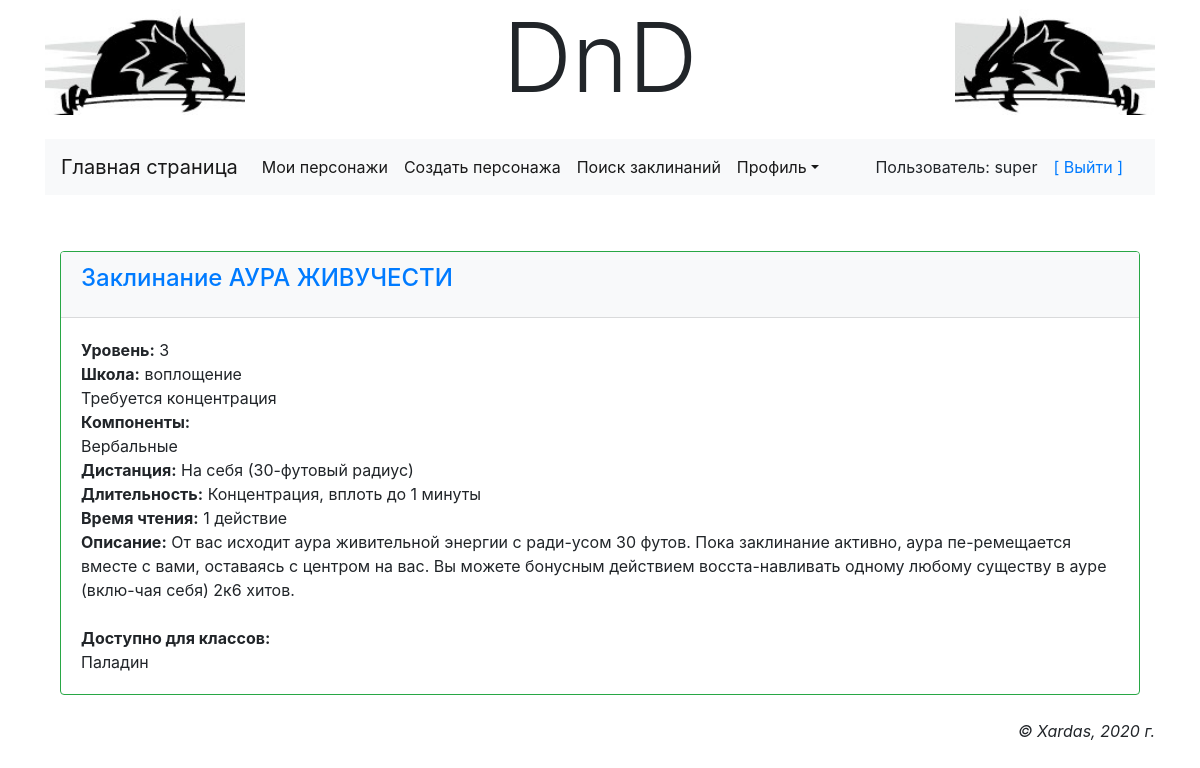
/main/accounts/profile/spell/5/ (signed in), run on the app's committed database.
### main/models.py (models this page shows, shortened)
class AdvUser(AbstractUser):
    is_activated = models.BooleanField(default=True, db_index=True, verbose_name='Прошёл активацию?')
    send_message = models.BooleanField(default=True, verbose_name='Слать сообщение о новых коментариях?')
    class Meta(AbstractUser.Meta):
        pass

class Spell(models.Model):
    SPELL_SCHOOL_CHOICES = (
        (0, 'неизвестная'),
        (1, 'воплощение'),
        (2, 'очарование'),
        (3, 'ограждение'),
        (4, 'иллюзия'),
        (5, 'вызов'),
        (6, 'некромантия'),
        (7, 'преобразование'),
        (8, 'прорицание'),
    )
    name = models.CharField(db_index=True, unique=True, null=False, max_length=64, verbose_name='Название заклинания')
    level = models.IntegerField(verbose_name='Уровень заклинания')
    school = models.IntegerField(choices=SPELL_SCHOOL_CHOICES, default=0, verbose_name='Школа заклинания')
    comp_is_verbal = models.BooleanField(default=False, verbose_name='Вербальные требования')
    comp_is_somatic = models.BooleanField(default=False, verbose_name='Соматичесские требования')
    comp_is_material = models.BooleanField(default=False, verbose_name='Материальные компоненты')
    components = models.CharField(max_length=2048 * 64, verbose_name='Компоненты заклинания')
    distance = models.CharField(max_length=1024 * 64, verbose_name='Дистанция заклинания')
    duration = models.CharField(max_length=1024 * 64, verbose_name='Длительность заклинания')
    cast_time = models.CharField(max_length=1024 * 64, verbose_name='Время сотворения заклинания')
    is_concentrate = models.BooleanField(default=False, verbose_name='Концентрация')
    is_ritual = models.BooleanField(default=False, verbose_name='Ритуал')
    description = models.TextField(null=False, verbose_name='Описание заклинания')
    gold = models.IntegerField(null=True, verbose_name='Золото')
    spell_classes = models.ManyToManyField(CharClasses, verbose_name='Класс персонажа')
    spells = SpellManager()
    objects = models.Manager()
    class Meta:
        ordering = ['name']

class CharClasses(models.Model):
    CLASS_CHOICES = (
        ('Варвар', "Варвар"),
        ('Бард', "Бард"),
        ('Жрец', "Жрец"),
        ('Друид', "Друид"),
        ('Воин', "Воин"),
        ('Монах', "Монах"),
        ('Паладин', "Паладин"),
        ('Следопыт', "Следопыт"),
        ('Плут', "Плут"),
        ('Чародей', "Чародей"),
        ('Колдун', "Колдун"),
        ('Волшебник', "Волшебник"),
    )
    name = models.CharField(db_index=True, choices=CLASS_CHOICES, unique=True, null=False, max_length=20,
                            verbose_name='Имя класса персонажа')
    caption = models.CharField(null=True, max_length=24, verbose_name='Caption класса')
    description = models.CharField(null=True, max_length=1024 * 64, verbose_name='Описание класса')
    char_classes = ClassManager()
    objects = models.Manager()

### main/views.py (the view)
# urls.py: path('accounts/profile/spell/<int:spell_id>/', view_spell, name='view_spell'),
@login_required
def view_spell(request, spell_id):
    spell = get_object_or_404(Spell, id=spell_id)
    context = {'spell': spell}
    return render(request, 'main/view_spell.html', context)

### main/templates/main/view_spell.html (shortened to what this page needs)
{% extends "layout/basic.html" %}
{% block content %}
{% include 'main/spell_content.html' %}
{% endblock %}

### main/templates/layout/menu.html (shortened to what this page needs)
<nav class="navbar navbar-expand-lg navbar-light bg-light">
          <a class="navbar-brand" href="{% url 'main:index' %}">Главная страница</a>
          <div class="collapse navbar-collapse" id="navbarSupportedContent">
              {% if user.is_authenticated %}
              <ul class="navbar-nav mr-auto">
                  <li class="nav-item active"><a class="nav-link" href="{% url 'main:profile' %}">Мои персонажи</a></li>
                  <li class="nav-item active"><a class="nav-link" href="{% url 'main:create_character' %}">Создать персонажа</a></li>
                  <li class="nav-item active"><a class="nav-link" href="{% url 'main:find_spells' %}">Поиск заклинаний</a></li>
                  <li class="nav-item dropdown active">
                        <a class="nav-link dropdown-toggle" data-toggle="dropdown"
                        href="#" role="button" aria-haspopup="true"
                        aria-expanded="false">Профиль</a>
                  </li>
              </ul>
              Пользователь: {{ user.username }}
              <a class="nav-link" href="{% url 'main:logout' %}">[ Выйти ]</a>
              {% else %}
              <a class="nav-link" href="{% url 'main:register' %}">[ Регистрация ]</a>
              <a class="nav-link" href="{% url 'main:login' %}">[ Вход ]</a>
              {% endif %}
          </div>
</nav>

### main/templates/main/spell_content.html (shortened to what this page needs)
<div class="card border-success mt-5">
            <div class="card-header bg-light">
                <h4 class="card-title"><a href="{% url 'main:view_spell' spell.id %}">Заклинание {{ spell.name }}</a></h4>
            </div>
            <div class="card-body">
                <b>Уровень:</b> {{ spell.level }} <br>
                <b>Школа:</b>  {{ spell.get_school_display }} <br>
                {% if spell.is_concentrate %}Требуется концентрация<br>{% endif %}
                <b>Компоненты:</b><br>
                {% if spell.comp_is_verbal %}Вербальные<br>{% endif %}
                <b>Дистанция:</b> {{ spell.distance }} <br>
                <b>Длительность:</b> {{ spell.duration }} <br>
                <b>Время чтения:</b> {{ spell.cast_time }} <br>
                <b>Описание:</b> {{ spell.description }} <br>
                <br><b>Доступно для классов:</b><br>
                {% for spc in spell.spell_classes.all %}
                    {{ spc.name }}<br>
                {% endfor %}
            </div>
</div>

### data on the page
AdvUser: username "super"
Spell: name "АУРА ЖИВУЧЕСТИ", level "3", school "воплощение", distance "На себя (30-футовый радиус)", duration "Концентрация, вплоть до 1 минуты", cast_time "1 действие", description "От вас исходит аура живительной энергии с ради-усом 30 футов. Пока заклинание активно, аура пе-ремещается вместе с вами, оставаясь с центром на вас. Вы можете бонусным действием восста-навливать одному любому существу в ауре (вклю-чая себя) 2к6 хитов."
CharClasses: name "Паладин"
